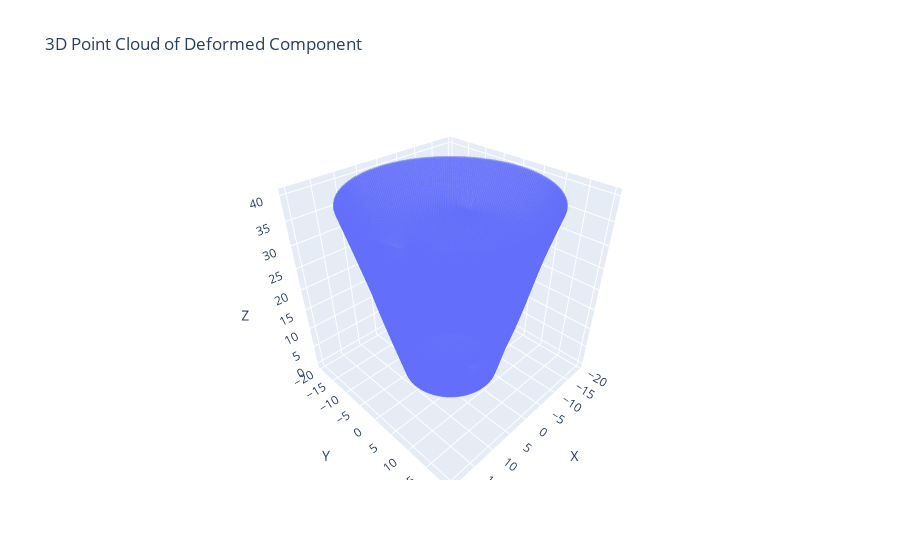

This figure's notebook cell:
### Code cell
# Load the point cloud data
file_path = "3d_shape_points_data.npz"
data = np.load(file_path)
points = data["points"]

# Create a 3D scatter plot with Plotly
fig = go.Figure()
fig.add_trace(go.Scatter3d(
    x=points[:, 0], 
    y=points[:, 1], 
    z=points[:, 2], 
    mode='markers',
    marker=dict(size=1, opacity=0.5)
))

# Set axis labels
fig.update_layout(
    scene=dict(
        xaxis_title='X',
        yaxis_title='Y',
        zaxis_title='Z'
    ),
    title="3D Point Cloud of Deformed Component"
)

fig.show()

### Figure 1 — Plotly figure (JSON) as saved in the notebook; plotly's stock layout.template omitted (floating-point values rounded to 4 significant figures; data arrays with more than 128 entries replaced by an {"elided": "..."} marker saying what was removed)
{"data": [{"marker": {"opacity": 0.5, "size": 1}, "mode": "markers", "type": "scatter3d", "x": {"elided": "65536 float values"}, "y": {"elided": "65536 float values"}, "z": {"elided": "65536 float values"}}], "layout": {"scene": {"xaxis": {"title": {"text": "X"}}, "yaxis": {"title": {"text": "Y"}}, "zaxis": {"title": {"text": "Z"}}}, "title": {"text": "3D Point Cloud of Deformed Component"}}}
